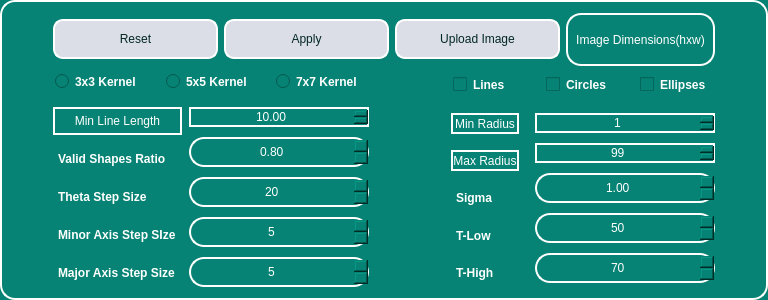
            <widget class="QFrame" name="frame_2">
             <property name="sizePolicy">
              <sizepolicy hsizetype="Expanding" vsizetype="Maximum">
               <horstretch>0</horstretch>
               <verstretch>0</verstretch>
              </sizepolicy>
             </property>
             <property name="minimumSize">
              <size>
               <width>0</width>
               <height>300</height>
              </size>
             </property>
             <property name="maximumSize">
              <size>
               <width>16777215</width>
               <height>300</height>
              </size>
             </property>
             <property name="styleSheet">
              <string notr="true">background-color: rgb(37, 42, 64);
background-color: rgb(6,131,116,255);

color: rgb(255, 255, 255);
border-radius: 15px;
box-shadow : 0px 4px 20px rgba(0, 0, 0, 0.6);
border : 2px solid rgb(255, 255, 255); </string>
             </property>
             <property name="frameShape">
              <enum>QFrame::StyledPanel</enum>
             </property>
             <property name="frameShadow">
              <enum>QFrame::Raised</enum>
             </property>
             <layout class="QGridLayout" name="gridLayout_8">
              <item row="0" column="1" colspan="3">
               <layout class="QHBoxLayout" name="horizontalLayout">
                <item>
                 <widget class="QPushButton" name="hough_reset_btn">
                  <property name="minimumSize">
                   <size>
                    <width>165</width>
                    <height>40</height>
                   </size>
                  </property>
                  <property name="cursor">
                   <cursorShape>OpenHandCursor</cursorShape>
                  </property>
                  <property name="styleSheet">
                   <string notr="true">font: italic 10pt &quot;Georgia&quot;;
background-color: rgb(57, 143, 252);
background-color: rgb(219,222,230);

color: rgb(255, 255, 255);
color: rgb(2, 39, 35);
buttoon-shadow: 2px 2px 5px rgb(0, 0, 0);
border-radius: 10px;</string>
                  </property>
                  <property name="text">
                   <string>Reset</string>
                  </property>
                 </widget>
                </item>
                <item>
                 <widget class="QPushButton" name="apply_hough_button">
                  <property name="minimumSize">
                   <size>
                    <width>165</width>
                    <height>40</height>
                   </size>
                  </property>
                  <property name="cursor">
                   <cursorShape>OpenHandCursor</cursorShape>
                  </property>
                  <property name="styleSheet">
                   <string notr="true">font: italic 10pt &quot;Georgia&quot;;
background-color: rgb(57, 143, 252);
background-color: rgb(219,222,230);

color: rgb(255, 255, 255);
color: rgb(2, 39, 35);
buttoon-shadow: 2px 2px 5px rgb(0, 0, 0);
border-radius: 10px;</string>
                  </property>
                  <property name="text">
                   <string>Apply</string>
                  </property>
                 </widget>
                </item>
                <item>
                 <widget class="QPushButton" name="hough_transform_upload_btn">
                  <property name="minimumSize">
                   <size>
                    <width>165</width>
                    <height>40</height>
                   </size>
                  </property>
                  <property name="styleSheet">
                   <string notr="true">font: italic 10pt &quot;Georgia&quot;;
background-color: rgb(57, 143, 252);
background-color: rgb(219,222,230);

color: rgb(255, 255, 255);
color: rgb(2, 39, 35);
buttoon-shadow: 2px 2px 5px rgb(0, 0, 0);
border-radius: 10px;</string>
                  </property>
                  <property name="text">
                   <string>Upload Image</string>
                  </property>
                 </widget>
                </item>
                <item>
                 <widget class="QLabel" name="hough_dimensions_label">
                  <property name="text">
                   <string>Image Dimensions(hxw)</string>
                  </property>
                  <property name="alignment">
                   <set>Qt::AlignCenter</set>
                  </property>
                 </widget>
                </item>
               </layout>
              </item>
              <item row="2" column="3">
               <layout class="QVBoxLayout" name="verticalLayout_7">
                <property name="spacing">
                 <number>16</number>
                </property>
                <item>
                 <layout class="QHBoxLayout" name="horizontalLayout_20">
                  <item>
                   <widget class="QCheckBox" name="lines_checkbox">
                    <property name="styleSheet">
                     <string notr="true">color: rgb(255, 255, 255);
font: 9pt &quot;MS Shell Dlg 2&quot;;
border : 2px solid rgb(6,131,116,255);
font-weight: bold;</string>
                    </property>
                    <property name="text">
                     <string>Lines</string>
                    </property>
                   </widget>
                  </item>
                  <item>
                   <widget class="QCheckBox" name="circles_checkbox">
                    <property name="styleSheet">
                     <string notr="true">color: rgb(255, 255, 255);
font: 9pt &quot;MS Shell Dlg 2&quot;;
border : 2px solid rgb(6,131,116,255);
font-weight: bold;</string>
                    </property>
                    <property name="text">
                     <string>Circles</string>
                    </property>
                   </widget>
                  </item>
                  <item>
                   <widget class="QCheckBox" name="ellipses_checkbox">
                    <property name="styleSheet">
                     <string notr="true">color: rgb(255, 255, 255);
font: 9pt &quot;MS Shell Dlg 2&quot;;
border : 2px solid rgb(6,131,116,255);
font-weight: bold;</string>
                    </property>
                    <property name="text">
                     <string>Ellipses</string>
                    </property>
                   </widget>
                  </item>
                 </layout>
                </item>
                <item>
                 <layout class="QHBoxLayout" name="horizontalLayout_21">
                  <item>
                   <layout class="QVBoxLayout" name="verticalLayout_15">
                    <item>
                     <widget class="QLabel" name="label_20">
                      <property name="text">
                       <string>Min Radius</string>
                      </property>
                      <property name="alignment">
                       <set>Qt::AlignCenter</set>
                      </property>
                     </widget>
                    </item>
                    <item>
                     <widget class="QLabel" name="label_30">
                      <property name="text">
                       <string>Max Radius</string>
                      </property>
                      <property name="alignment">
                       <set>Qt::AlignCenter</set>
                      </property>
                     </widget>
                    </item>
                    <item>
                     <widget class="QLabel" name="label_25">
                      <property name="styleSheet">
                       <string notr="true">color: rgb(255, 255, 255);
font: 10pt &quot;MS Shell Dlg 2&quot;;
border : 2px solid rgb(6,131,116,255);
font-weight: bold;</string>
                      </property>
                      <property name="text">
                       <string>Sigma</string>
                      </property>
                      <property name="alignment">
                       <set>Qt::AlignLeading|Qt::AlignLeft|Qt::AlignVCenter</set>
                      </property>
                     </widget>
                    </item>
                    <item>
                     <widget class="QLabel" name="label_26">
                      <property name="styleSheet">
                       <string notr="true">color: rgb(255, 255, 255);
font: 10pt &quot;MS Shell Dlg 2&quot;;
border : 2px solid rgb(6,131,116,255);
font-weight: bold;</string>
                      </property>
                      <property name="text">
                       <string>T-Low</string>
                      </property>
                      <property name="alignment">
                       <set>Qt::AlignLeading|Qt::AlignLeft|Qt::AlignVCenter</set>
                      </property>
                     </widget>
                    </item>
                    <item>
                     <widget class="QLabel" name="label_29">
                      <property name="styleSheet">
                       <string notr="true">color: rgb(255, 255, 255);
font: 10pt &quot;MS Shell Dlg 2&quot;;
border : 2px solid rgb(6,131,116,255);
font-weight: bold;</string>
                      </property>
                      <property name="text">
                       <string>T-High</string>
                      </property>
                      <property name="alignment">
                       <set>Qt::AlignLeading|Qt::AlignLeft|Qt::AlignVCenter</set>
                      </property>
                     </widget>
                    </item>
                   </layout>
                  </item>
                  <item>
                   <layout class="QVBoxLayout" name="verticalLayout_16">
                    <property name="spacing">
                     <number>10</number>
                    </property>
                    <item>
                     <widget class="QSpinBox" name="min_r_spinbox">
                      <property name="alignment">
                       <set>Qt::AlignCenter</set>
                      </property>
                      <property name="minimum">
                       <number>1</number>
                      </property>
                      <property name="maximum">
                       <number>200</number>
                      </property>
                      <property name="singleStep">
                       <number>5</number>
                      </property>
                      <property name="value">
                       <number>1</number>
                      </property>
                     </widget>
                    </item>
                    <item>
                     <widget class="QSpinBox" name="max_r_spinbox">
                      <property name="alignment">
                       <set>Qt::AlignCenter</set>
                      </property>
                      <property name="minimum">
                       <number>50</number>
                      </property>
                      <property name="maximum">
                       <number>1000</number>
                      </property>
                      <property name="singleStep">
                       <number>5</number>
                      </property>
                      <property name="value">
                       <number>99</number>
                      </property>
                     </widget>
                    </item>
                    <item>
                     <widget class="QDoubleSpinBox" name="sigma_spinbox_hough">
                      <property name="minimumSize">
                       <size>
                        <width>180</width>
                        <height>30</height>
                       </size>
                      </property>
                      <property name="alignment">
                       <set>Qt::AlignCenter</set>
                      </property>
                      <property name="minimum">
                       <double>0.200000000000000</double>
                      </property>
                      <property name="maximum">
                       <double>5.000000000000000</double>
                      </property>
                      <property name="singleStep">
                       <double>0.200000000000000</double>
                      </property>
                      <property name="value">
                       <double>1.000000000000000</double>
                      </property>
                     </widget>
                    </item>
                    <item>
                     <widget class="QSpinBox" name="low_threshold_spinbox_hough">
                      <property name="minimumSize">
                       <size>
                        <width>0</width>
                        <height>30</height>
                       </size>
                      </property>
                      <property name="alignment">
                       <set>Qt::AlignCenter</set>
                      </property>
                      <property name="minimum">
                       <number>20</number>
                      </property>
                      <property name="maximum">
                       <number>100</number>
                      </property>
                      <property name="singleStep">
                       <number>10</number>
                      </property>
                      <property name="value">
                       <number>50</number>
                      </property>
                     </widget>
                    </item>
                    <item>
                     <widget class="QSpinBox" name="high_threshold_spinbox_hough">
                      <property name="minimumSize">
                       <size>
                        <width>0</width>
                        <height>30</height>
                       </size>
                      </property>
                      <property name="alignment">
                       <set>Qt::AlignCenter</set>
                      </property>
                      <property name="minimum">
                       <number>70</number>
                      </property>
                      <property name="maximum">
                       <number>250</number>
                      </property>
                      <property name="singleStep">
                       <number>10</number>
                      </property>
                     </widget>
                    </item>
                   </layout>
                  </item>
                 </layout>
                </item>
               </layout>
              </item>
              <item row="2" column="1">
               <layout class="QVBoxLayout" name="verticalLayout_5">
                <property name="spacing">
                 <number>16</number>
                </property>
                <item>
                 <layout class="QHBoxLayout" name="horizontalLayout_4">
                  <item>
                   <widget class="QRadioButton" name="kernel_3_radio_btn">
                    <property name="font">
                     <font>
                      <family>MS Shell Dlg 2</family>
                      <pointsize>9</pointsize>
                      <weight>75</weight>
                      <italic>false</italic>
                      <bold>true</bold>
                     </font>
                    </property>
                    <property name="styleSheet">
                     <string notr="true">color: rgb(255, 255, 255);
font: 9pt &quot;MS Shell Dlg 2&quot;;
border : 2px solid rgb(6,131,116,255);
font-weight: bold;</string>
                    </property>
                    <property name="text">
                     <string>3x3 Kernel</string>
                    </property>
                   </widget>
                  </item>
                  <item>
                   <widget class="QRadioButton" name="kernel_5_radio_btn">
                    <property name="styleSheet">
                     <string notr="true">color: rgb(255, 255, 255);
font: 9pt &quot;MS Shell Dlg 2&quot;;
border : 2px solid rgb(6,131,116,255);
font-weight: bold;</string>
                    </property>
                    <property name="text">
                     <string>5x5 Kernel</string>
                    </property>
                   </widget>
                  </item>
                  <item>
                   <widget class="QRadioButton" name="kernel_7_radio_btn">
                    <property name="styleSheet">
                     <string notr="true">color: rgb(255, 255, 255);
font: 9pt &quot;MS Shell Dlg 2&quot;;
border : 2px solid rgb(6,131,116,255);
font-weight: bold;</string>
                    </property>
                    <property name="text">
                     <string>7x7 Kernel</string>
                    </property>
                   </widget>
                  </item>
                 </layout>
                </item>
                <item>
                 <layout class="QHBoxLayout" name="horizontalLayout_2">
                  <property name="spacing">
                   <number>7</number>
                  </property>
                  <item>
                   <layout class="QVBoxLayout" name="verticalLayout_14">
                    <property name="spacing">
                     <number>10</number>
                    </property>
                    <item>
                     <widget class="QLabel" name="label_35">
                      <property name="text">
                       <string>Min Line Length</string>
                      </property>
                      <property name="alignment">
                       <set>Qt::AlignCenter</set>
                      </property>
                     </widget>
                    </item>
                    <item>
                     <widget class="QLabel" name="Threshold_ratio_label_2">
                      <property name="styleSheet">
                       <string notr="true">color: rgb(255, 255, 255);
font: 10pt &quot;MS Shell Dlg 2&quot;;
border : 2px solid rgb(6,131,116,255);
font-weight: bold;</string>
                      </property>
                      <property name="text">
                       <string>Valid Shapes Ratio</string>
                      </property>
                      <property name="alignment">
                       <set>Qt::AlignLeading|Qt::AlignLeft|Qt::AlignVCenter</set>
                      </property>
                     </widget>
                    </item>
                    <item>
                     <widget class="QLabel" name="label_31">
                      <property name="styleSheet">
                       <string notr="true">color: rgb(255, 255, 255);
font: 10pt &quot;MS Shell Dlg 2&quot;;
border : 2px solid rgb(6,131,116,255);
font-weight: bold;</string>
                      </property>
                      <property name="text">
                       <string>Theta Step Size</string>
                      </property>
                      <property name="alignment">
                       <set>Qt::AlignLeading|Qt::AlignLeft|Qt::AlignVCenter</set>
                      </property>
                     </widget>
                    </item>
                    <item>
                     <widget class="QLabel" name="label_32">
                      <property name="styleSheet">
                       <string notr="true">color: rgb(255, 255, 255);
font: 10pt &quot;MS Shell Dlg 2&quot;;
border : 2px solid rgb(6,131,116,255);
font-weight: bold;</string>
                      </property>
                      <property name="text">
                       <string>Minor Axis Step SIze</string>
                      </property>
                      <property name="alignment">
                       <set>Qt::AlignLeading|Qt::AlignLeft|Qt::AlignVCenter</set>
                      </property>
                     </widget>
                    </item>
                    <item>
                     <widget class="QLabel" name="label_33">
                      <property name="styleSheet">
                       <string notr="true">color: rgb(255, 255, 255);
font: 10pt &quot;MS Shell Dlg 2&quot;;
border : 2px solid rgb(6,131,116,255);
font-weight: bold;</string>
                      </property>
                      <property name="text">
                       <string>Major Axis Step Size</string>
                      </property>
                      <property name="alignment">
                       <set>Qt::AlignLeading|Qt::AlignLeft|Qt::AlignVCenter</set>
                      </property>
                     </widget>
                    </item>
                   </layout>
                  </item>
                  <item>
                   <layout class="QVBoxLayout" name="verticalLayout_17">
                    <property name="spacing">
                     <number>10</number>
                    </property>
                    <item>
                     <widget class="QDoubleSpinBox" name="min_line_length_spinbox">
                      <property name="alignment">
                       <set>Qt::AlignCenter</set>
                      </property>
                      <property name="minimum">
                       <double>1.000000000000000</double>
                      </property>
                      <property name="maximum">
                       <double>600.000000000000000</double>
                      </property>
                      <property name="singleStep">
                       <double>5.000000000000000</double>
                      </property>
                      <property name="value">
                       <double>10.000000000000000</double>
                      </property>
                     </widget>
                    </item>
                    <item>
                     <widget class="QDoubleSpinBox" name="hough_transform_ratio_spinbox">
                      <property name="minimumSize">
                       <size>
                        <width>180</width>
                        <height>30</height>
                       </size>
                      </property>
                      <property name="alignment">
                       <set>Qt::AlignCenter</set>
                      </property>
                      <property name="maximum">
                       <double>1.000000000000000</double>
                      </property>
                      <property name="singleStep">
                       <double>0.200000000000000</double>
                      </property>
                      <property name="value">
                       <double>0.800000000000000</double>
                      </property>
                     </widget>
                    </item>
                    <item>
                     <widget class="QSpinBox" name="theta_step_size_spinbox">
                      <property name="minimumSize">
                       <size>
                        <width>0</width>
                        <height>30</height>
                       </size>
                      </property>
                      <property name="alignment">
                       <set>Qt::AlignCenter</set>
                      </property>
                      <property name="minimum">
                       <number>5</number>
                      </property>
                      <property name="maximum">
                       <number>50</number>
                      </property>
                      <property name="singleStep">
                       <number>5</number>
                      </property>
                      <property name="value">
                       <number>20</number>
                      </property>
                     </widget>
                    </item>
                    <item>
                     <widget class="QSpinBox" name="minor_axis_step_size_spinbox">
                      <property name="minimumSize">
                       <size>
                        <width>0</width>
                        <height>30</height>
                       </size>
                      </property>
                      <property name="alignment">
                       <set>Qt::AlignCenter</set>
                      </property>
                      <property name="minimum">
                       <number>1</number>
                      </property>
                      <property name="maximum">
                       <number>30</number>
                      </property>
                      <property name="singleStep">
                       <number>5</number>
                      </property>
                      <property name="value">
                       <number>5</number>
                      </property>
                     </widget>
                    </item>
                    <item>
                     <widget class="QSpinBox" name="major_axis_step_size_spinbox">
                      <property name="minimumSize">
                       <size>
                        <width>0</width>
                        <height>30</height>
                       </size>
                      </property>
                      <property name="alignment">
                       <set>Qt::AlignCenter</set>
                      </property>
                      <property name="minimum">
                       <number>5</number>
                      </property>
                      <property name="maximum">
                       <number>50</number>
                      </property>
                      <property name="singleStep">
                       <number>5</number>
                      </property>
                      <property name="value">
                       <number>5</number>
                      </property>
                     </widget>
                    </item>
                   </layout>
                  </item>
                 </layout>
                </item>
               </layout>
              </item>
              <item row="2" column="0">
               <spacer name="horizontalSpacer_2">
                <property name="orientation">
                 <enum>Qt::Horizontal</enum>
                </property>
                <property name="sizeHint" stdset="0">
                 <size>
                  <width>40</width>
                  <height>20</height>
                 </size>
                </property>
               </spacer>
              </item>
              <item row="2" column="2">
               <spacer name="horizontalSpacer_8">
                <property name="orientation">
                 <enum>Qt::Horizontal</enum>
                </property>
                <property name="sizeType">
                 <enum>QSizePolicy::Fixed</enum>
                </property>
                <property name="sizeHint" stdset="0">
                 <size>
                  <width>70</width>
                  <height>20</height>
                 </size>
                </property>
               </spacer>
              </item>
              <item row="2" column="4">
               <spacer name="horizontalSpacer_4">
                <property name="orientation">
                 <enum>Qt::Horizontal</enum>
                </property>
                <property name="sizeHint" stdset="0">
                 <size>
                  <width>40</width>
                  <height>20</height>
                 </size>
                </property>
               </spacer>
              </item>
             </layout>
            </widget>
